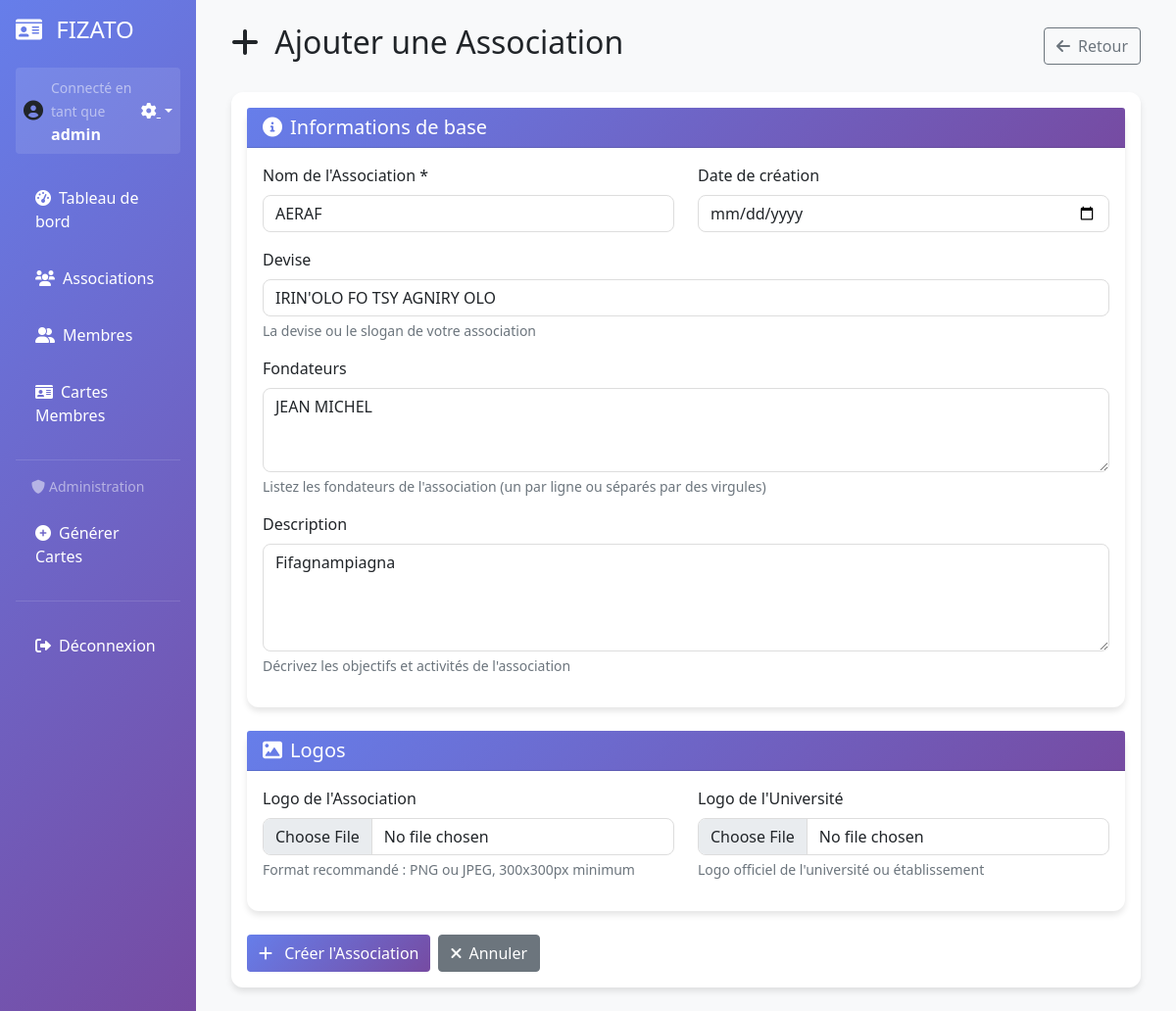
/associations/4/modifier/ (signed in), run on the app's committed database.
### membres/models.py (models this page shows, shortened)
class Association(models.Model):
    nom = models.CharField(max_length=200, verbose_name="Nom de l'Association")
    logo_association = models.ImageField(upload_to='logos/associations/', blank=True, null=True, verbose_name="Logo Association")
    logo_universite = models.ImageField(upload_to='logos/universites/', blank=True, null=True, verbose_name="Logo Université")
    logo_fizato = models.ImageField(upload_to='logos/fizato/', blank=True, null=True, verbose_name="Logo FI.ZA.TO")
    devise = models.CharField(max_length=500, verbose_name="Devise", blank=True, null=True)
    fondateurs = models.TextField(verbose_name="Fondateurs de l'association", default="",
                                 help_text="Séparez les noms par des virgules")
    description = models.TextField(verbose_name="Description", blank=True, null=True)
    date_creation = models.DateField(verbose_name="Date de création", default=timezone.now)
    created_at = models.DateTimeField(auto_now_add=True)
    class Meta:
        verbose_name = "Association"
        verbose_name_plural = "Associations"

### membres/views.py (the view)
# urls.py: path('associations/<int:association_id>/modifier/', views.modifier_association, name='modifier_association'),
@can_modify_members
def modifier_association(request, association_id):
    association = get_object_or_404(Association, id=association_id)
    if request.method == 'POST':
        form = AssociationForm(request.POST, request.FILES, instance=association)
        if form.is_valid():
            association = form.save()
            messages.success(request, f'Association "{association.nom}" modifiée avec succès!')
            return redirect('liste_associations')
        else:
            messages.error(request, 'Erreur lors de la modification de l\'association.')
    else:
        form = AssociationForm(instance=association)
    return render(request, 'membres/ajouter_association.html', {
        'form': form,
        'association': association,
        'edit_mode': True
    })

### membres/templates/membres/ajouter_association.html (shortened to what this page needs)
{% extends 'membres/base.html' %}
{% block content %}
<div class="d-flex justify-content-between align-items-center mb-4">
    <h2>
        <i class="fas {% if is_edit %}fa-edit{% else %}fa-plus{% endif %} me-2"></i>
        {% if is_edit %}Modifier Association{% else %}Ajouter une Association{% endif %}
    </h2>
    <a href="{% url 'liste_associations' %}" class="btn btn-outline-secondary">
        <i class="fas fa-arrow-left me-2"></i>Retour
    </a>
</div>
<div class="card">
    <div class="card-body">
        <form method="post" enctype="multipart/form-data">
            <div class="card mb-4">
                <div class="card-header">
                    <h5 class="mb-0"><i class="fas fa-info-circle me-2"></i>Informations de base</h5>
                </div>
                <div class="card-body">
                    <div class="row">
                        <div class="col-md-6">
                            <div class="mb-3">
                                <label class="form-label">Nom de l'Association *</label>
                                {{ form.nom }}
                            </div>
                        </div>
                        <div class="col-md-6">
                            <div class="mb-3">
                                <label class="form-label">Date de création</label>
                                {{ form.date_creation }}
                            </div>
                        </div>
                    </div>
                    <div class="mb-3">
                        <label class="form-label">Devise</label>
                        {{ form.devise }}
                        <div class="form-text">La devise ou le slogan de votre association</div>
                    </div>
                    <div class="mb-3">
                        <label class="form-label">Fondateurs</label>
                        {{ form.fondateurs }}
                        <div class="form-text">Listez les fondateurs de l'association (un par ligne ou séparés par des virgules)</div>
                    </div>
                    <div class="mb-3">
                        <label class="form-label">Description</label>
                        {{ form.description }}
                        <div class="form-text">Décrivez les objectifs et activités de l'association</div>
                    </div>
                </div>
            </div>
            <div class="card mb-4">
                <div class="card-header">
                    <h5 class="mb-0"><i class="fas fa-image me-2"></i>Logos</h5>
                </div>
                <div class="card-body">
                    <div class="row">
                        <div class="col-md-6">
                            <div class="mb-3">
                                <label class="form-label">Logo de l'Association</label>
                                {{ form.logo_association }}
                                <div class="form-text">Format recommandé : PNG ou JPEG, 300x300px minimum</div>
                            </div>
                        </div>
                        <div class="col-md-6">
                            <div class="mb-3">
                                <label class="form-label">Logo de l'Université</label>
                                {{ form.logo_universite }}
                                <div class="form-text">Logo officiel de l'université ou établissement</div>
                            </div>
                        </div>
                    </div>
                </div>
            </div>
            <div class="d-flex gap-2">
                <button type="submit" class="btn btn-primary">
                    <i class="fas {% if is_edit %}fa-save{% else %}fa-plus{% endif %} me-2"></i>
                    {% if is_edit %}Enregistrer les modifications{% else %}Créer l'Association{% endif %}
                </button>
                <a href="{% url 'liste_associations' %}" class="btn btn-secondary">
                    <i class="fas fa-times me-2"></i>Annuler
                </a>
            </div>
        </form>
    </div>
</div>
{% endblock %}

### membres/templates/membres/base.html (shortened to what this page needs)
<!DOCTYPE html>
<html lang="fr">
<head>
    <link href="https://cdn.jsdelivr.net/npm/bootstrap@5.1.3/dist/css/bootstrap.min.css" rel="stylesheet">
    <link href="https://cdnjs.cloudflare.com/ajax/libs/font-awesome/6.0.0/css/all.min.css" rel="stylesheet">
</head>
<body class="bg-light">
    <div class="container-fluid">
        <div class="row">
            <div class="col-md-3 col-lg-2 sidebar p-0">
                <div class="p-3">
                    <h4 class="text-white mb-4">
                        <a href="{% url 'admin:index' %}" class="text-white text-decoration-none admin-icon" title="Administration Django">
                            <i class="fas fa-id-card me-2"></i>
                        </a><a href="{% url 'detail_fizato' %}" class="text-white text-decoration-none" title="Détails FIZATO">FIZATO</a>
                    </h4>
                    {% if user.is_authenticated %}
                        <div class="user-status mb-3 p-2 rounded" style="background: rgba(255,255,255,0.1);">
                            <div class="d-flex align-items-center">
                                <div class="me-2">
                                    {% if user.membre and user.membre.photo %}
                                        <img src="{{ user.membre.photo.url }}" alt="Photo profil"
                                             class="rounded-circle" style="width: 40px; height: 40px; object-fit: cover;">
                                    {% else %}
                                        <i class="fas fa-user-circle fa-lg"></i>
                                    {% endif %}
                                </div>
                                <div class="flex-grow-1">
                                    <small class="text-white-50">Connecté en tant que</small>
                                    <div class="text-white fw-bold">{{ user.get_full_name|default:user.username }}</div>
                                </div>
                                <div class="dropdown">
                                    <a href="#" class="text-white dropdown-toggle" data-bs-toggle="dropdown" title="Options du profil">
                                        <i class="fas fa-cog"></i>
                                    </a>
                                </div>
                            </div>
                        </div>
                    {% endif %}
                    <nav class="nav flex-column">
                        <a class="nav-link" href="{% url 'dashboard' %}">
                            <i class="fas fa-tachometer-alt me-2"></i>Tableau de bord
                        </a>
                        <a class="nav-link" href="{% url 'liste_associations' %}">
                            <i class="fas fa-users me-2"></i>Associations
                        </a>
                        <a class="nav-link" href="{% url 'liste_membres' %}">
                            <i class="fas fa-user-friends me-2"></i>Membres
                        </a>
                        <a class="nav-link" href="{% url 'liste_cartes_membres' %}">
                            <i class="fas fa-id-card me-2"></i>Cartes Membres
                        </a>
                        {% if user.is_staff or user.is_superuser %}
                        <hr class="text-white-50 my-3">
                        <small class="text-white-50 px-3 mb-2 d-block">
                            <i class="fas fa-shield-alt me-1"></i>Administration
                        </small>
                        <a class="nav-link" href="{% url 'generer_cartes' %}">
                            <i class="fas fa-plus-circle me-2"></i>Générer Cartes
                        </a>
                        {% endif %}
                        {% if user.is_authenticated %}
                        <hr class="text-white-50">
                        <a class="nav-link" href="#" data-bs-toggle="modal" data-bs-target="#logoutModal">
                            <i class="fas fa-sign-out-alt me-2"></i>Déconnexion
                        </a>
                        {% endif %}
                    </nav>
                </div>
            </div>
            <div class="col-md-9 col-lg-10">
                <div class="p-4">
                    {% block content %}
                    {% endblock %}
                </div>
            </div>
        </div>
    </div>
</body>
</html>

### membres/templates/membres/base.html (style rules this page uses)
.sidebar { min-height: 100vh; background: linear-gradient(135deg, #667eea 0%, #764ba2 100%); }
.sidebar .nav-link { color: white; padding: 12px 20px; margin: 5px 0; border-radius: 8px; transition: all 0.3s; }
.card { box-shadow: 0 4px 6px rgba(0, 0, 0, 0.1); border: none; border-radius: 12px; }
.btn-primary { background: linear-gradient(135deg, #667eea 0%, #764ba2 100%); border: none; }
.form-control, .form-select { border-radius: 8px; border: 1px solid #ddd; }

### membres/templates/membres/ajouter_association.html (style rules this page uses)
.card-header { background: linear-gradient(135deg, #667eea 0%, #764ba2 100%); color: white; }

### data on the page
Association: nom "AERAF", devise "IRIN'OLO FO TSY AGNIRY OLO", fondateurs "JEAN MICHEL", description "Fifagnampiagna"

### other printed values
{{ user.get_full_name|default:user.username }} "admin"
